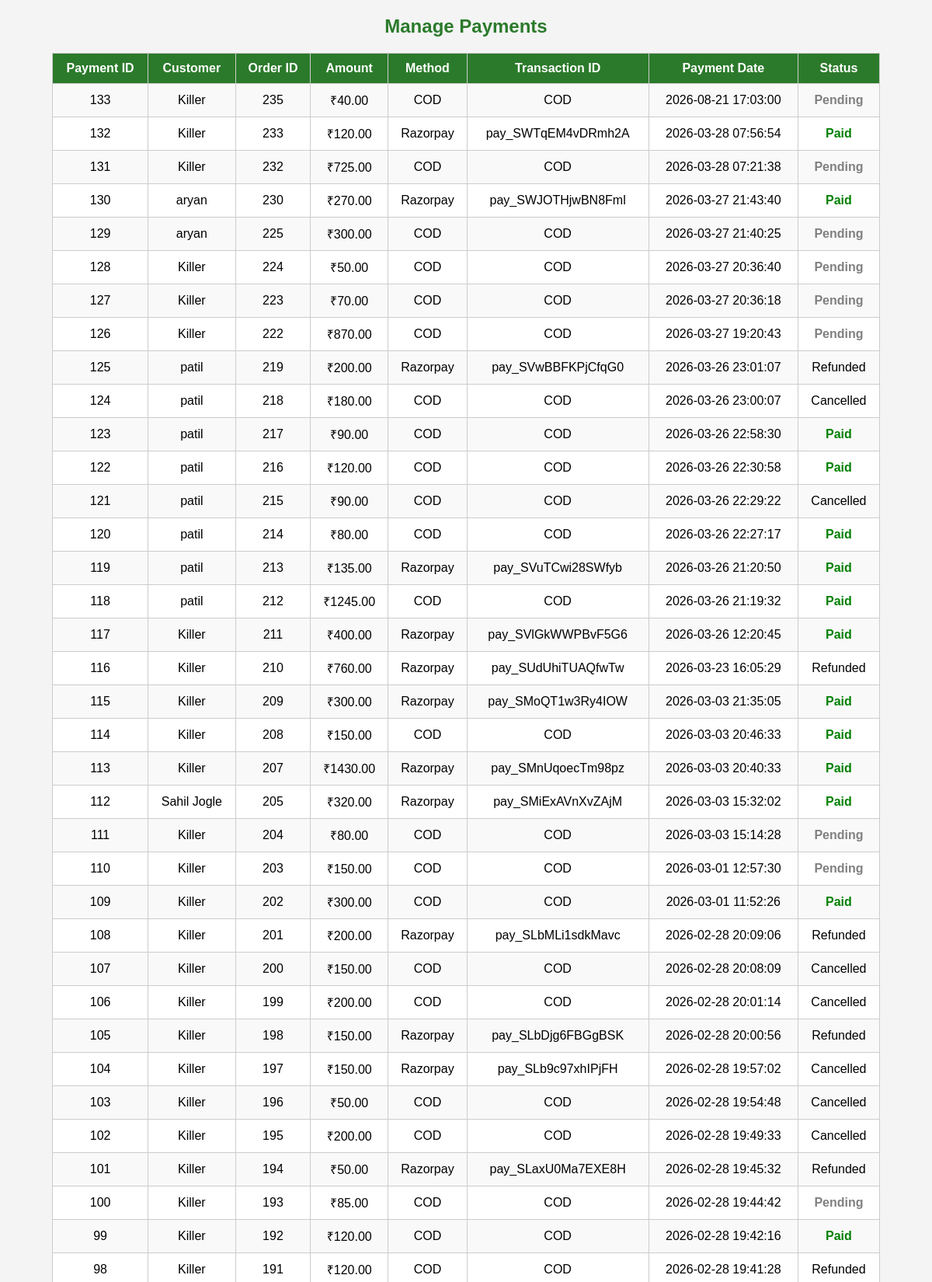
Page /manage_payments.php (signed in, upper part) on the committed database.
### tables this page shows
CREATE TABLE `payments` (
  `id` int(11) NOT NULL,
  `order_id` int(11) NOT NULL,
  `amount` decimal(10,2) NOT NULL,
  `payment_date` datetime DEFAULT current_timestamp(),
  `status` varchar(50) DEFAULT 'Pending',
  `payment_method` varchar(20) DEFAULT NULL,
  `transaction_id` varchar(255) DEFAULT NULL
);

### manage_payments.php (the view, shortened to what this page needs)
<?php
include 'admin_db_connection.php';
$query = "SELECT
    p.id AS payment_id,
    IFNULL(u.name, 'Unknown') AS customer,
    p.order_id,
    p.amount,
    p.payment_method,
    p.transaction_id,
    p.payment_date,
    p.status
FROM payments p
LEFT JOIN orders o ON p.order_id = o.id
LEFT JOIN users u ON o.user_id = u.id
ORDER BY p.payment_date DESC";
$result = mysqli_query($conn, $query);
?>
<!DOCTYPE html>
<html>
<head>
</head>
<body>
<h2>Manage Payments</h2>
<?php if (mysqli_num_rows($result) == 0) { ?>
<p style="text-align:center;color:red;">No payments found!</p>
<?php } else { ?>
<table>
<tr>
    <th>Payment ID</th>
    <th>Customer</th>
    <th>Order ID</th>
    <th>Amount</th>
    <th>Method</th>
    <th>Transaction ID</th>
    <th>Payment Date</th>
    <th>Status</th>
</tr>
<?php while ($row = mysqli_fetch_assoc($result)) { ?>
<tr>
    <td><?= $row['payment_id']; ?></td>
    <td><?= htmlspecialchars($row['customer']); ?></td>
    <td><?= $row['order_id']; ?></td>
    <td>₹<?= $row['amount']; ?></td>
    <td><?= $row['payment_method']; ?></td>
    <td>
<?php
if($row['payment_method'] == 'COD'){
    echo "COD";
} else {
    echo $row['transaction_id'] ?: '-';
}
?>
</td>
    <td><?= $row['payment_date']; ?></td>
    <td class="status-<?= strtolower($row['status']); ?>">
        <?= ucfirst($row['status']); ?>
    </td>
</tr>
<?php } ?>
</table>
<?php } ?>
</body>
</html>

### manage_payments.php (style rules this page uses)
body { font-family: Arial, sans-serif; background: #f4f4f4; }
h2 { text-align: center; color: #2b7a2b; }
table { width: 90%; margin: 20px auto; border-collapse: collapse; background: #fff; }
th, td { border: 1px solid #ccc; padding: 10px; text-align: center; }
th { background: #2b7a2b; color: white; }
tr:nth-child(even) { background: #f9f9f9; }
.status-paid { color: green; font-weight: bold; }
.status-pending { color: gray; font-weight: bold; }

### rows in the picture
payments: id "133", customer "Killer", order "235", amount "40.00", payment_method "COD", payment_date "2026-08-21 17:03:00", status "Pending"
payments: id "132", customer "Killer", order "233", amount "120.00", payment_method "Razorpay", transaction "pay_SWTqEM4vDRmh2A", payment_date "2026-03-28 07:56:54", status "Paid"
payments: id "131", customer "Killer", order "232", amount "725.00", payment_method "COD", payment_date "2026-03-28 07:21:38", status "Pending"
payments: id "130", customer "aryan", order "230", amount "270.00", payment_method "Razorpay", transaction "pay_SWJOTHjwBN8Fml", payment_date "2026-03-27 21:43:40", status "Paid"
payments: id "129", customer "aryan", order "225", amount "300.00", payment_method "COD", payment_date "2026-03-27 21:40:25", status "Pending"
payments: id "128", customer "Killer", order "224", amount "50.00", payment_method "COD", payment_date "2026-03-27 20:36:40", status "Pending"
payments: id "127", customer "Killer", order "223", amount "70.00", payment_method "COD", payment_date "2026-03-27 20:36:18", status "Pending"
payments: id "126", customer "Killer", order "222", amount "870.00", payment_method "COD", payment_date "2026-03-27 19:20:43", status "Pending"
payments: id "125", customer "patil", order "219", amount "200.00", payment_method "Razorpay", transaction "pay_SVwBBFKPjCfqG0", payment_date "2026-03-26 23:01:07", status "Refunded"
payments: id "124", customer "patil", order "218", amount "180.00", payment_method "COD", payment_date "2026-03-26 23:00:07", status "Cancelled"
payments: id "123", customer "patil", order "217", amount "90.00", payment_method "COD", payment_date "2026-03-26 22:58:30", status "Paid"
payments: id "122", customer "patil", order "216", amount "120.00", payment_method "COD", payment_date "2026-03-26 22:30:58", status "Paid"
payments: id "121", customer "patil", order "215", amount "90.00", payment_method "COD", payment_date "2026-03-26 22:29:22", status "Cancelled"
payments: id "120", customer "patil", order "214", amount "80.00", payment_method "COD", payment_date "2026-03-26 22:27:17", status "Paid"
payments: id "119", customer "patil", order "213", amount "135.00", payment_method "Razorpay", transaction "pay_SVuTCwi28SWfyb", payment_date "2026-03-26 21:20:50", status "Paid"
payments: id "118", customer "patil", order "212", amount "1245.00", payment_method "COD", payment_date "2026-03-26 21:19:32", status "Paid"
payments: id "117", customer "Killer", order "211", amount "400.00", payment_method "Razorpay", transaction "pay_SVlGkWWPBvF5G6", payment_date "2026-03-26 12:20:45", status "Paid"
payments: id "116", customer "Killer", order "210", amount "760.00", payment_method "Razorpay", transaction "pay_SUdUhiTUAQfwTw", payment_date "2026-03-23 16:05:29", status "Refunded"
payments: id "115", customer "Killer", order "209", amount "300.00", payment_method "Razorpay", transaction "pay_SMoQT1w3Ry4IOW", payment_date "2026-03-03 21:35:05", status "Paid"
payments: id "114", customer "Killer", order "208", amount "150.00", payment_method "COD", payment_date "2026-03-03 20:46:33", status "Paid"
payments: id "113", customer "Killer", order "207", amount "1430.00", payment_method "Razorpay", transaction "pay_SMnUqoecTm98pz", payment_date "2026-03-03 20:40:33", status "Paid"
payments: id "112", customer "Sahil Jogle", order "205", amount "320.00", payment_method "Razorpay", transaction "pay_SMiExAVnXvZAjM", payment_date "2026-03-03 15:32:02", status "Paid"
payments: id "111", customer "Killer", order "204", amount "80.00", payment_method "COD", payment_date "2026-03-03 15:14:28", status "Pending"
payments: id "110", customer "Killer", order "203", amount "150.00", payment_method "COD", payment_date "2026-03-01 12:57:30", status "Pending"
payments: id "109", customer "Killer", order "202", amount "300.00", payment_method "COD", payment_date "2026-03-01 11:52:26", status "Paid"
payments: id "108", customer "Killer", order "201", amount "200.00", payment_method "Razorpay", transaction "pay_SLbMLi1sdkMavc", payment_date "2026-02-28 20:09:06", status "Refunded"
payments: id "107", customer "Killer", order "200", amount "150.00", payment_method "COD", payment_date "2026-02-28 20:08:09", status "Cancelled"
payments: id "106", customer "Killer", order "199", amount "200.00", payment_method "COD", payment_date "2026-02-28 20:01:14", status "Cancelled"
payments: id "105", customer "Killer", order "198", amount "150.00", payment_method "Razorpay", transaction "pay_SLbDjg6FBGgBSK", payment_date "2026-02-28 20:00:56", status "Refunded"
payments: id "104", customer "Killer", order "197", amount "150.00", payment_method "Razorpay", transaction "pay_SLb9c97xhIPjFH", payment_date "2026-02-28 19:57:02", status "Cancelled"
payments: id "103", customer "Killer", order "196", amount "50.00", payment_method "COD", payment_date "2026-02-28 19:54:48", status "Cancelled"
payments: id "102", customer "Killer", order "195", amount "200.00", payment_method "COD", payment_date "2026-02-28 19:49:33", status "Cancelled"
payments: id "101", customer "Killer", order "194", amount "50.00", payment_method "Razorpay", transaction "pay_SLaxU0Ma7EXE8H", payment_date "2026-02-28 19:45:32", status "Refunded"
payments: id "100", customer "Killer", order "193", amount "85.00", payment_method "COD", payment_date "2026-02-28 19:44:42", status "Pending"
payments: id "99", customer "Killer", order "192", amount "120.00", payment_method "COD", payment_date "2026-02-28 19:42:16", status "Paid"
payments: id "98", customer "Killer", order "191", amount "120.00", payment_method "COD", payment_date "2026-02-28 19:41:28", status "Refunded"
